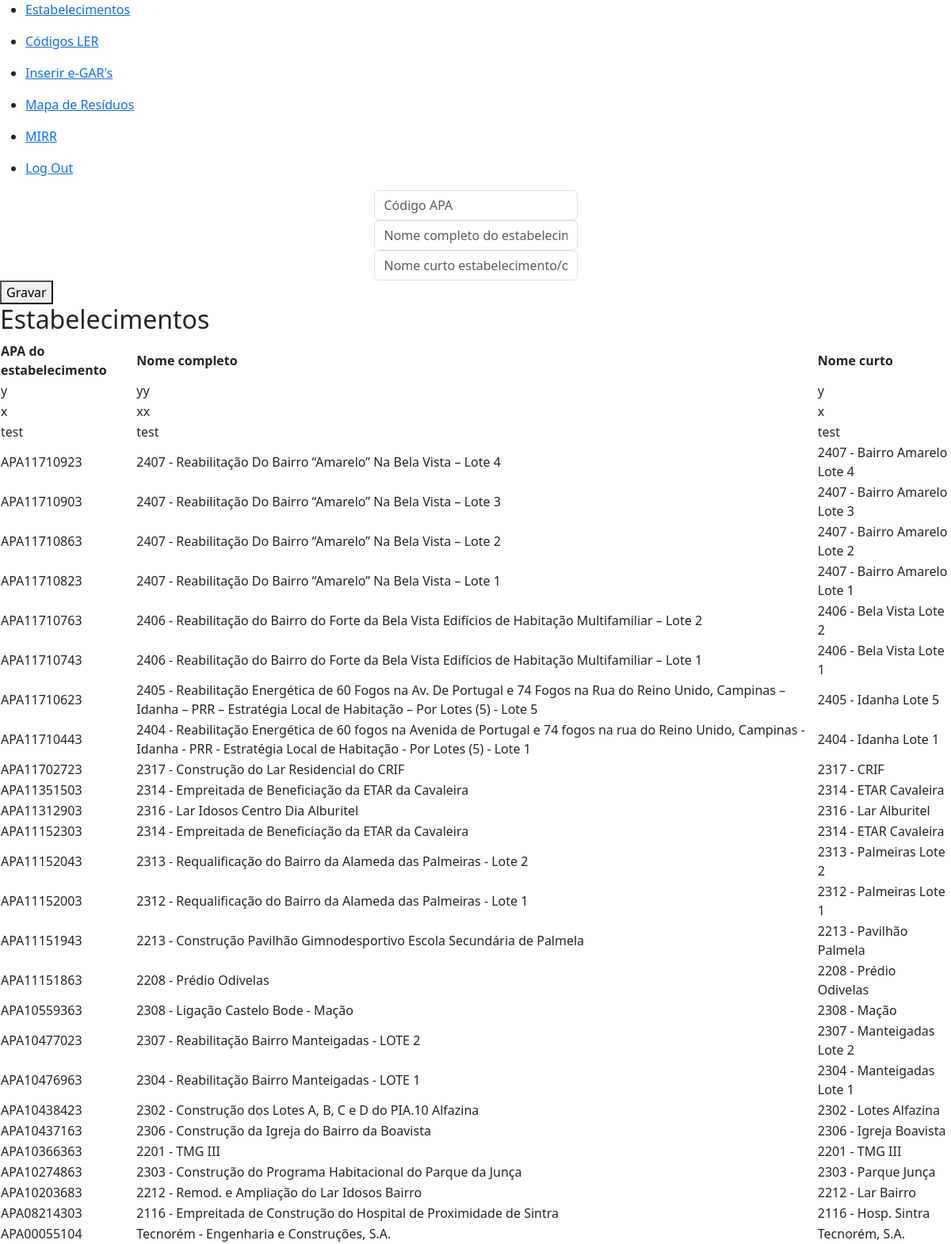
The app's page /establishments (signed in), older data.
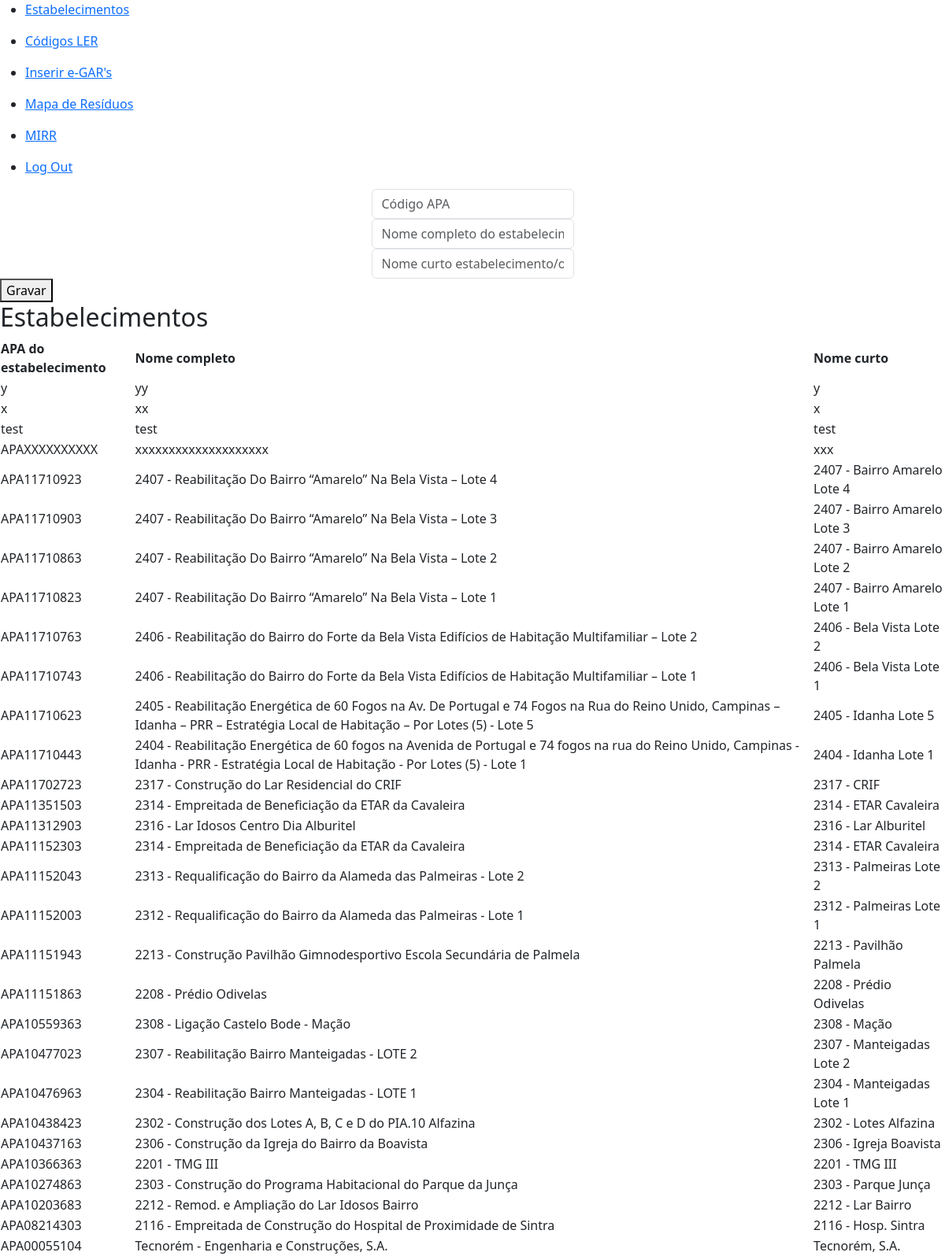
The same page, newer data.
### tables this page shows
CREATE TABLE apa_code_contract (
    apa_code TEXT NOT NULL UNIQUE,
    contract_full TEXT NOT NULL,
    contract_short TEXT NOT NULL
);

### app.py (the view, shortened to what this page needs)
@app.route("/establishments", methods=["GET", "POST"])
@login_required
def establishments():
    if request.method == "GET":
        all_estab = db.execute("SELECT apa_code,contract_full,contract_short \
            FROM apa_code_contract ORDER BY apa_code DESC")
        return render_template("establishments.html", all_estab=all_estab)

### helpers.py (called while the page is built)
def login_required(f):
    @wraps(f)
    def decorated_function(*args, **kwargs):
        if session.get("user_id") is None:
            return redirect("/login")
        return f(*args, **kwargs)
    return decorated_function

### templates/establishments.html (shortened to what this page needs)
{% extends "layout.html" %}
{% block main %}
<form action="/establishments" method="post">
    <div>
        <input autocomplete="off" autofocus class="form-control mx-auto w-auto" name="apa_code" placeholder="Código APA" type="text">
    </div>
    <div>
        <input autocomplete="off" autofocus class="form-control mx-auto w-auto" name="nome_estab" placeholder="Nome completo do estabelecimento/obra" type="text">
    </div>
    <div>
        <input autocomplete="off" autofocus class="form-control mx-auto w-auto" name="nome_estab_curto" placeholder="Nome curto estabelecimento/obra" type="text">
    </div>
    <button type="submit">Gravar</button>
</form>
<h2>Estabelecimentos</h2>
<table style="width:100%">
    <thead>
        <tr>
            <th>APA do estabelecimento</th>
            <th>Nome completo</th>
            <th>Nome curto</th>
        </tr>
    </thead>
    <tbody>
        {% for row in all_estab %}
        <tr>
            <td>{{ row.apa_code }}</td>
            <td>{{ row.contract_full }}</td>
            <td>{{ row.contract_short }}</td>
        </tr>
        {% endfor %}
    </tbody>
</table>
{% endblock %}

### templates/layout.html (shortened to what this page needs)
<!DOCTYPE html>
<html lang="en">
    <head>
        <link href="https://cdn.jsdelivr.net/npm/bootstrap@5.3.3/dist/css/bootstrap.min.css" rel="stylesheet">
    </head>
    <body>
        <nav>
            <div>
                <div>
                    {% if session["user_id"] %}
                        <ul>
                            <li><a href="/establishments">Estabelecimentos</a></li>
                        </ul>
                        <ul>
                            <li><a href="/codler_description">Códigos LER</a></li>
                        </ul>
                        <ul>
                            <li><a href="/insert">Inserir e-GAR's</a></li>
                        </ul>
                        <ul>
                            <li><a href="/history">Mapa de Resíduos</a></li>
                        </ul>
                        <ul>
                            <li><a href="/mirr">MIRR</a></li>
                        </ul>
                        <ul>
                            <li><a href="/logout">Log Out</a></li>
                        </ul>
                    {% else %}
                        <ul>
                            <li><a href="/register">Registo</a></li>
                            <li><a href="/login">Log In</a></li>
                        </ul>
                    {% endif %}
                </div>
            </div>
        </nav>
            {% block main %}{% endblock %}
    </body>
</html>

Row changes from the older to the newer data that the page shows:
added apa_code_contract: apa_code "APAXXXXXXXXXX", contract_full "xxxxxxxxxxxxxxxxxxxx", contract_short "xxx"
